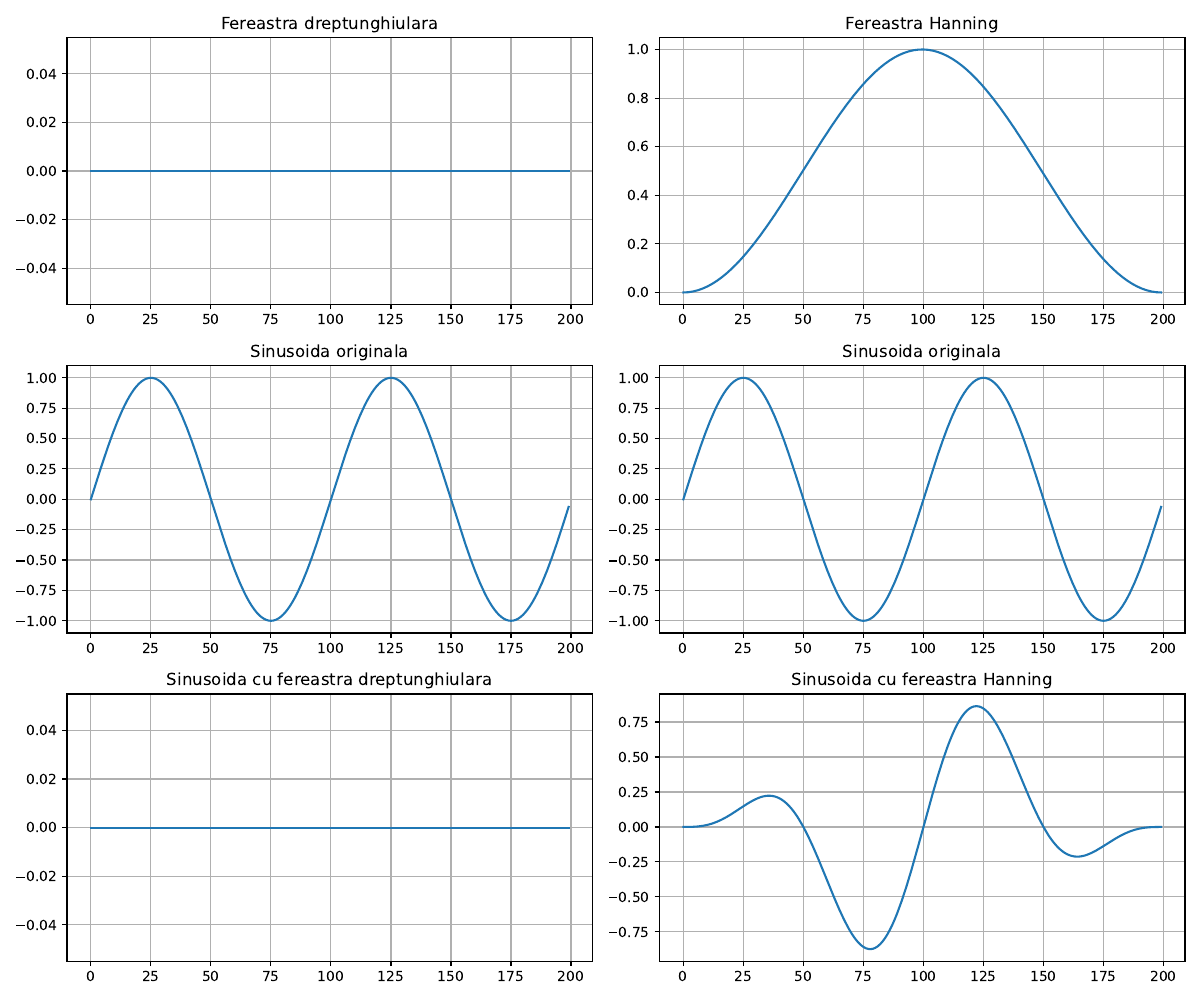

Reproduce this figure in Python.
import numpy as np
import matplotlib.pyplot as plt

def dreptunghiulara(N):
    fereastra = np.zeros(N)
    return fereastra

def hanning(N):
    n = np.arange(N)
    return 0.5 - 0.5 * np.cos(2 * np.pi * n / (N - 1))

f = 100
A = 1
phi = 0
Nw = 200
fs = 10000

t = np.arange(Nw) / fs
sinusoida = A * np.sin(2 * np.pi * f * t + phi)

fereastra_drept = dreptunghiulara(Nw)
fereastra_hann = hanning(Nw)

semnal_drept = sinusoida * fereastra_drept
semnal_hann = sinusoida * fereastra_hann

fig, axes = plt.subplots(3, 2, figsize=(12, 10))

axes[0, 0].plot(fereastra_drept)
axes[0, 0].set_title('Fereastra dreptunghiulara')
axes[0, 0].grid(True)

axes[0, 1].plot(fereastra_hann)
axes[0, 1].set_title('Fereastra Hanning')
axes[0, 1].grid(True)

axes[1, 0].plot(sinusoida)
axes[1, 0].set_title('Sinusoida originala')
axes[1, 0].grid(True)

axes[1, 1].plot(sinusoida)
axes[1, 1].set_title('Sinusoida originala')
axes[1, 1].grid(True)

axes[2, 0].plot(semnal_drept)
axes[2, 0].set_title('Sinusoida cu fereastra dreptunghiulara')
axes[2, 0].grid(True)

axes[2, 1].plot(semnal_hann)
axes[2, 1].set_title('Sinusoida cu fereastra Hanning')
axes[2, 1].grid(True)

plt.tight_layout()
plt.savefig('ex5.pdf')
plt.show()
